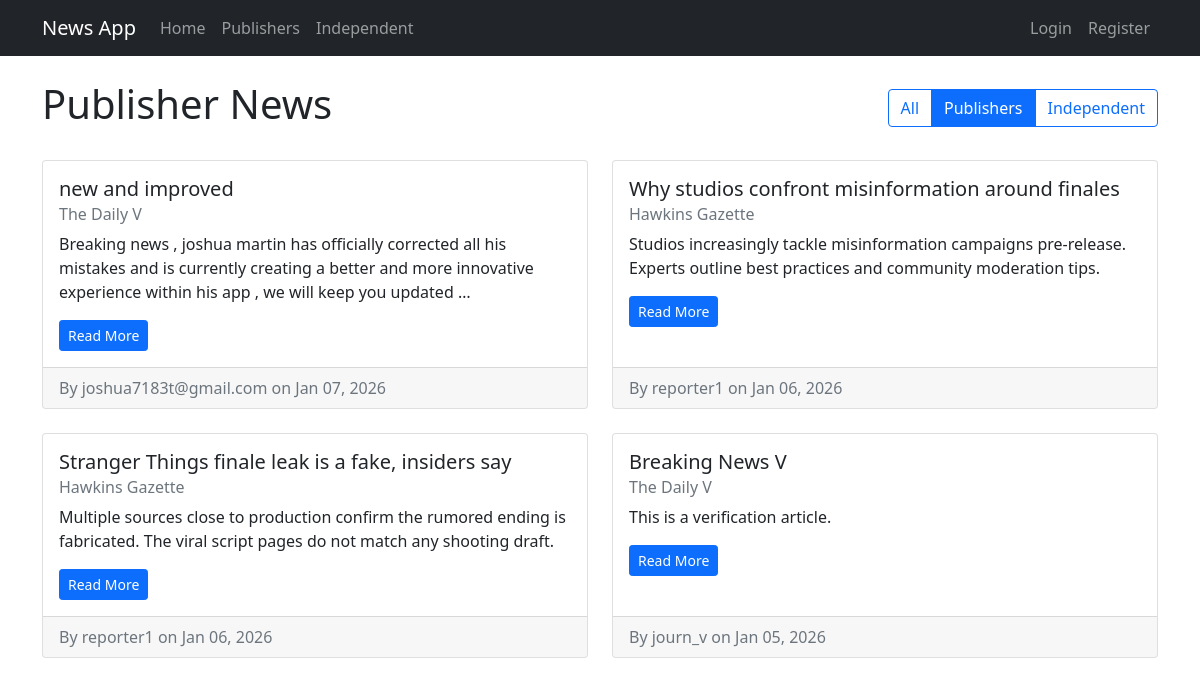
The page /articles/publishers/ on the database its author committed.
### articles/models.py (models this page shows, shortened)
class Article(models.Model):
    title = models.CharField(max_length=200)
    content = models.TextField()
    image = models.ImageField(upload_to='articles/', blank=True, null=True)
    author = models.ForeignKey(settings.AUTH_USER_MODEL, on_delete=models.CASCADE, related_name='authored_articles')
    publisher = models.ForeignKey(Publisher, on_delete=models.SET_NULL, null=True, blank=True, related_name='articles')
    approved = models.BooleanField(default=False)
    created_at = models.DateTimeField(auto_now_add=True)
    updated_at = models.DateTimeField(auto_now=True)
    approved_by = models.ForeignKey(settings.AUTH_USER_MODEL, on_delete=models.SET_NULL, null=True, blank=True, related_name='approved_articles')
    declined_reason = models.TextField(blank=True)
    declined_by = models.ForeignKey(settings.AUTH_USER_MODEL, on_delete=models.SET_NULL, null=True, blank=True, related_name='declined_articles')
    declined_at = models.DateTimeField(null=True, blank=True)

### publications/models.py (models this page shows, shortened)
class Publisher(models.Model):
    title = models.CharField(max_length=200)
    description = models.TextField(blank=True)
    editors = models.ManyToManyField(settings.AUTH_USER_MODEL, related_name='publisher_editors', blank=True)
    journalists = models.ManyToManyField(settings.AUTH_USER_MODEL, related_name='publisher_journalists', blank=True)
    created_at = models.DateTimeField(auto_now_add=True)

### users/models.py (models this page shows, shortened)
class User(AbstractUser):
    class Roles(models.TextChoices):
        READER = 'READER', 'Reader'
        JOURNALIST = 'JOURNALIST', 'Journalist'
        EDITOR = 'EDITOR', 'Editor'
    role = models.CharField(max_length=20, choices=Roles.choices, default=Roles.READER)
    bio = models.TextField(blank=True)
    subscriptions_to_publishers = models.ManyToManyField('publications.Publisher', blank=True, related_name='subscribers')
    subscriptions_to_journalists = models.ManyToManyField('self', blank=True, symmetrical=False, related_name='journalist_subscribers')

### articles/web_views.py (the view)
# urls.py: path('publishers/', web_views.publisher_feed, name='publisher_feed'),
def publisher_feed(request):
    articles = Article.objects.filter(approved=True, publisher__isnull=False).order_by('-created_at')
    return render(request, 'articles/home.html', {'articles': articles, 'title': 'Publisher News'})

### templates/articles/home.html (shortened to what this page needs)
{% extends 'base.html' %}
{% block content %}
    <div class="d-flex justify-content-between align-items-center mb-4">
        <h1>{{ title }}</h1>
        <div class="btn-group">
            <a href="{% url 'home' %}" class="btn btn-outline-primary {% if request.resolver_match.url_name == 'home' %}active{% endif %}">All</a>
            <a href="{% url 'publisher_feed' %}" class="btn btn-outline-primary {% if request.resolver_match.url_name == 'publisher_feed' %}active{% endif %}">Publishers</a>
            <a href="{% url 'independent_feed' %}" class="btn btn-outline-primary {% if request.resolver_match.url_name == 'independent_feed' %}active{% endif %}">Independent</a>
        </div>
    </div>
    {% if articles %}
        <div class="row row-cols-1 row-cols-md-2 g-4">
            {% for article in articles %}
                <div class="col">
                    <div class="card h-100">
                        <div class="card-body">
                            <h5 class="card-title">{{ article.title }}</h5>
                            <h6 class="card-subtitle mb-2 text-muted">
                                {% if article.publisher %}
                                    {{ article.publisher.title }}
                                {% else %}
                                    Independent Journalist
                                {% endif %}
                            </h6>
                            <p class="card-text">{{ article.content|truncatewords:30 }}</p>
                            <a href="{% url 'article_detail' article.id %}" class="btn btn-primary btn-sm">Read More</a>
                        </div>
                        <div class="card-footer text-muted d-flex justify-content-between align-items-center">
                            <span>By {{ article.author.username }} on {{ article.created_at|date:"M d, Y" }}</span>
                        </div>
                    </div>
                </div>
            {% endfor %}
        </div>
    {% else %}
        <div class="alert alert-info">
            No articles found in this section.
        </div>
    {% endif %}
{% endblock %}

### rows shown on the page
Article: title "new and improved", publisher "The Daily V", content "Breaking news , joshua martin has officially corrected all his mistakes and is currently creating a better and more innovative experience within his app , we will keep you updated …", author.username "joshua7183t@gmail.com", created_at "Jan 07, 2026"
Article: title "Why studios confront misinformation around finales", publisher "Hawkins Gazette", content "Studios increasingly tackle misinformation campaigns pre-release. Experts outline best practices and community moderation tips.", author.username "reporter1", created_at "Jan 06, 2026"
Article: title "Stranger Things finale leak is a fake, insiders say", publisher "Hawkins Gazette", content "Multiple sources close to production confirm the rumored ending is fabricated. The viral script pages do not match any shooting draft.", author.username "reporter1", created_at "Jan 06, 2026"
Article: title "Breaking News V", publisher "The Daily V", content "This is a verification article.", author.username "journ_v", created_at "Jan 05, 2026"

### other values the page prints
{{ title }} "Publisher News"
